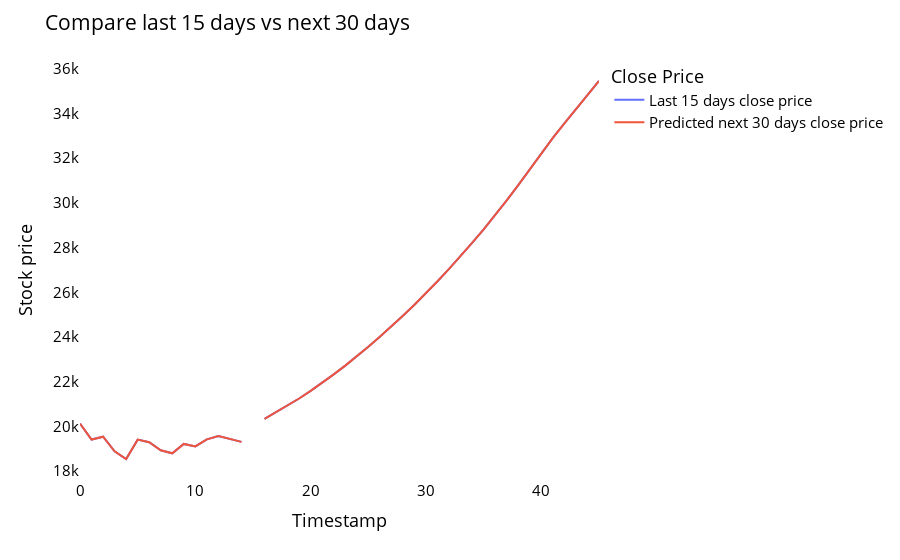

This figure's notebook cell:
### Code cell
temp_mat = np.empty((len(last_days)+pred_days+1,1))
temp_mat[:] = np.nan
temp_mat = temp_mat.reshape(1,-1).tolist()[0]

last_original_days_value = temp_mat
next_predicted_days_value = temp_mat

last_original_days_value[0:time_step+1] = scaler.inverse_transform(close_data[len(close_data)-time_step:]).reshape(1,-1).tolist()[0]
next_predicted_days_value[time_step+1:] = scaler.inverse_transform(np.array(lst_output).reshape(-1,1)).reshape(1,-1).tolist()[0]

new_pred_plot = pd.DataFrame({
    'last_original_days_value':last_original_days_value,
    'next_predicted_days_value':next_predicted_days_value
})
from itertools import cycle
import plotly.graph_objects as go
import plotly.express as px
from plotly.subplots import make_subplots

names = cycle(['Last 15 days close price','Predicted next 30 days close price'])
fig = px.line(new_pred_plot,x=new_pred_plot.index, y=[new_pred_plot['last_original_days_value'], new_pred_plot['next_predicted_days_value']], labels={'value': 'Stock price','index': 'Timestamp'})
fig.update_layout(title_text='Compare last 15 days vs next 30 days', plot_bgcolor='white', font_size=15, font_color='black',legend_title_text='Close Price')

fig.for_each_trace(lambda t:t.update(name = next(names)))
fig.update_xaxes(showgrid=False)
fig.update_yaxes(showgrid=False)
fig.show()

### Figure 1 — Plotly figure (JSON) as saved in the notebook; plotly's stock layout.template omitted (floating-point values rounded to 4 significant figures)
{"data": [{"hovertemplate": "variable=last_original_days_value<br>Timestamp=%{x}<br>Stock price=%{y}<extra></extra>", "legendgroup": "last_original_days_value", "line": {"color": "#636efa", "dash": "solid"}, "marker": {"symbol": "circle"}, "mode": "lines", "name": "Last 15 days close price", "orientation": "v", "showlegend": true, "type": "scatter", "x": [0, 1, 2, 3, 4, 5, 6, 7, 8, 9, 10, 11, 12, 13, 14, 15, 16, 17, 18, 19, 20, 21, 22, 23, 24, 25, 26, 27, 28, 29, 30, 31, 32, 33, 34, 35, 36, 37, 38, 39, 40, 41, 42, 43, 44, 45], "xaxis": "x", "y": [20130.0, 19420.0, 19540.0, 18890.0, 18550.0, 19410.0, 19300.0, 18940.0, 18800.0, 19220.0, 19110.0, 19430.0, 19570.0, 19430.0, 19310.0, null, 20340.0, 20630.0, 20930.0, 21250.0, 21600.0, 21960.0, 22330.0, 22720.0, 23140.0, 23560.0, 24010.0, 24470.0, 24950.0, 25450.0, 25970.0, 26500.0, 27050.0, 27620.0, 28210.0, 28820.0, 29460.0, 30110.0, 30790.0, 31500.0, 32230.0, 32910.0, 33560.0, 34200.0, 34840.0, 35450.0], "yaxis": "y"}, {"hovertemplate": "variable=next_predicted_days_value<br>Timestamp=%{x}<br>Stock price=%{y}<extra></extra>", "legendgroup": "next_predicted_days_value", "line": {"color": "#EF553B", "dash": "solid"}, "marker": {"symbol": "circle"}, "mode": "lines", "name": "Predicted next 30 days close price", "orientation": "v", "showlegend": true, "type": "scatter", "x": [0, 1, 2, 3, 4, 5, 6, 7, 8, 9, 10, 11, 12, 13, 14, 15, 16, 17, 18, 19, 20, 21, 22, 23, 24, 25, 26, 27, 28, 29, 30, 31, 32, 33, 34, 35, 36, 37, 38, 39, 40, 41, 42, 43, 44, 45], "xaxis": "x", "y": [20130.0, 19420.0, 19540.0, 18890.0, 18550.0, 19410.0, 19300.0, 18940.0, 18800.0, 19220.0, 19110.0, 19430.0, 19570.0, 19430.0, 19310.0, null, 20340.0, 20630.0, 20930.0, 21250.0, 21600.0, 21960.0, 22330.0, 22720.0, 23140.0, 23560.0, 24010.0, 24470.0, 24950.0, 25450.0, 25970.0, 26500.0, 27050.0, 27620.0, 28210.0, 28820.0, 29460.0, 30110.0, 30790.0, 31500.0, 32230.0, 32910.0, 33560.0, 34200.0, 34840.0, 35450.0], "yaxis": "y"}], "layout": {"font": {"color": "black", "size": 15}, "legend": {"title": {"text": "Close Price"}, "tracegroupgap": 0}, "margin": {"t": 60}, "plot_bgcolor": "white", "title": {"text": "Compare last 15 days vs next 30 days"}, "xaxis": {"anchor": "y", "domain": [0, 1], "showgrid": false, "title": {"text": "Timestamp"}}, "yaxis": {"anchor": "x", "domain": [0, 1], "showgrid": false, "title": {"text": "Stock price"}}}}
